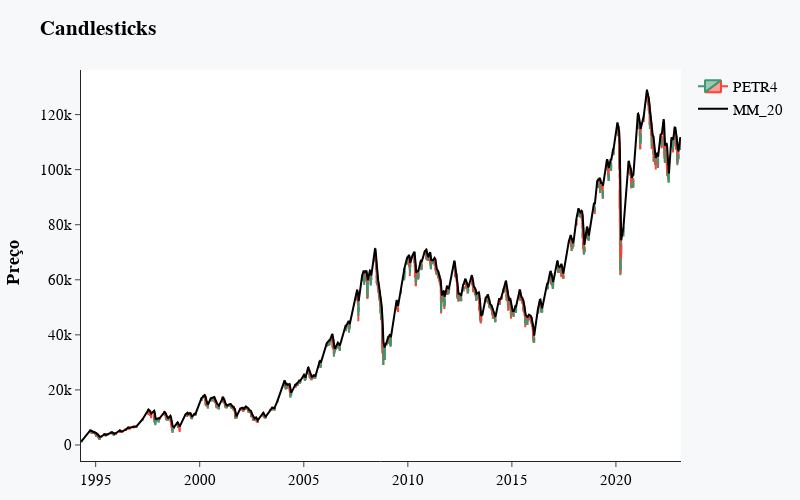

Write notebook code for a chart like this one.
### Markdown cell above
### Testar candles abaixo da media

### Code cell
df_figure = dados.loc[dados['abaixo_media'] == True]
fig = make_subplots(rows=1, cols=1)

fig.add_trace(go.Candlestick(name='PETR4', x=df_figure.index, open=df_figure['Open'], high = df_figure['High'], 
                             low=df_figure['Low'], close=df_figure['Close']), row=1,col=1)

fig.add_trace(go.Scatter(name='MM_20', x=df_figure.index, y=df_figure['mm20'], marker_color='black'), row=1, col=1)


#fig.update_xaxes(title_text="<b> Data",rangebreaks=[dict(bounds=["sat", "mon"])])
fig.update_layout(xaxis_rangeslider_visible=False, title_text='<b>Candlesticks', 
                  yaxis1_title="<b> Preço",
                  font=dict(family="Arial", size=15, color="black"), margin=dict(l=50, r=20, t=70, b=20),
                  template = 'simple_white', paper_bgcolor="#f7f8fa",
                  width=800, height=500)
fig.show()

### Figure 1 — Plotly figure (JSON) as saved in the notebook; plotly's stock layout.template omitted (floating-point values rounded to 4 significant figures; data arrays with more than 128 entries replaced by an {"elided": "..."} marker saying what was removed)
{"data": [{"close": {"elided": "2344 float values"}, "high": {"elided": "2344 float values"}, "low": {"elided": "2344 float values"}, "name": "PETR4", "open": {"elided": "2344 float values"}, "type": "candlestick", "x": {"elided": "2344 str values"}, "xaxis": "x", "yaxis": "y"}, {"marker": {"color": "black"}, "name": "MM_20", "type": "scatter", "x": {"elided": "2344 str values"}, "xaxis": "x", "y": {"elided": "2344 float values"}, "yaxis": "y"}], "layout": {"font": {"color": "black", "family": "Arial", "size": 15}, "height": 500, "margin": {"b": 20, "l": 50, "r": 20, "t": 70}, "paper_bgcolor": "#f7f8fa", "title": {"text": "<b>Candlesticks"}, "width": 800, "xaxis": {"anchor": "y", "autorange": true, "domain": [0, 1], "range": ["1994-04-18 12:00", "2023-02-16 12:00"], "rangeslider": {"visible": false, "yaxis": {}}, "type": "date"}, "yaxis": {"anchor": "x", "autorange": true, "domain": [0, 1], "range": [-5821.0, 136200.0], "title": {"text": "<b> Preço"}, "type": "linear"}}}
